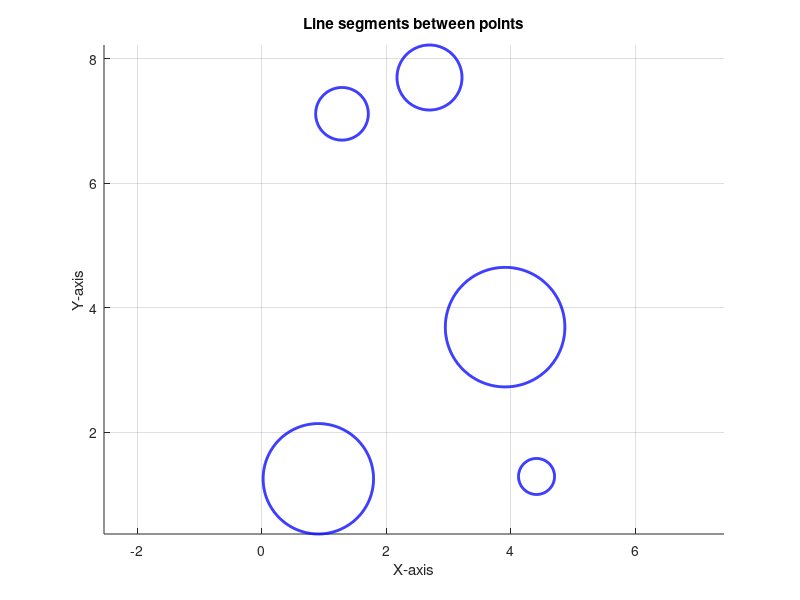

Recreate this plot in MATLAB.
% Load the data file (change 'data.txt' to your actual filename)
data = load('output.txt');

% Extract columns
x1 = data(:,1);
y1 = data(:,2);
x2 = data(:,3);
y2 = data(:,4);

% Plot segments
hold on; % Keep all segments on the same figure
for i = 1:length(x1)
    plot([x1(i), x2(i)], [y1(i), y2(i)], '-b', 'LineWidth', 2); % Blue lines
end
hold off;

% Formatting
xlabel("X-axis");
ylabel("Y-axis");
title("Line segments between points");
grid on;
axis equal; % Ensure correct aspect ratio
